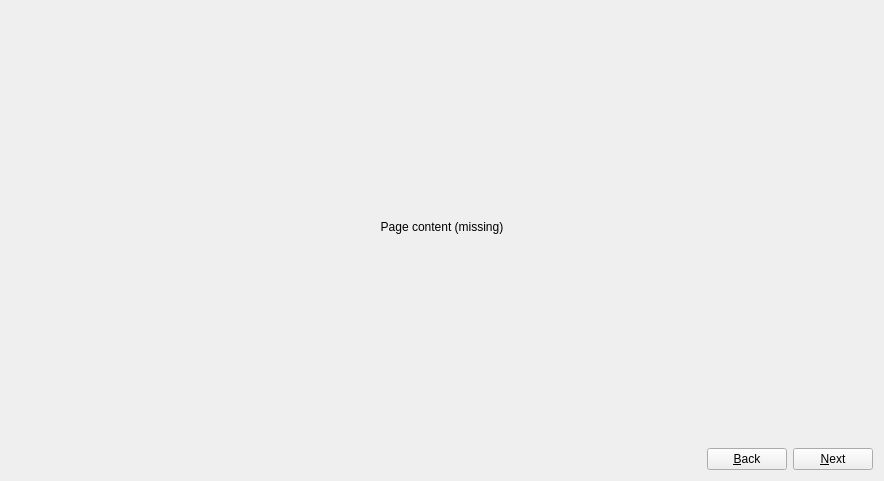
<?xml version="1.0" encoding="UTF-8"?>
<ui version="4.0">
 <author>Stefan Hundhammer</author>
 <class>WizardPage</class>
 <widget class="QWidget" name="WizardPage">
  <property name="geometry">
   <rect>
    <x>0</x>
    <y>0</y>
    <width>884</width>
    <height>481</height>
   </rect>
  </property>
  <property name="windowTitle">
   <string>Form</string>
  </property>
  <layout class="QVBoxLayout" name="verticalLayout">
   <item>
    <spacer name="contentVSpacerTop">
     <property name="orientation">
      <enum>Qt::Vertical</enum>
     </property>
     <property name="sizeHint" stdset="0">
      <size>
       <width>20</width>
       <height>200</height>
      </size>
     </property>
    </spacer>
   </item>
   <item>
    <widget class="QLabel" name="pageContentLabel">
     <property name="text">
      <string>Page content (missing)</string>
     </property>
     <property name="alignment">
      <set>Qt::AlignCenter</set>
     </property>
    </widget>
   </item>
   <item>
    <spacer name="contentVSpacerBottom">
     <property name="orientation">
      <enum>Qt::Vertical</enum>
     </property>
     <property name="sizeHint" stdset="0">
      <size>
       <width>20</width>
       <height>199</height>
      </size>
     </property>
    </spacer>
   </item>
   <item>
    <layout class="QHBoxLayout" name="horizontalLayout">
     <item>
      <spacer name="buttonBoxHSpacer">
       <property name="orientation">
        <enum>Qt::Horizontal</enum>
       </property>
       <property name="sizeHint" stdset="0">
        <size>
         <width>40</width>
         <height>20</height>
        </size>
       </property>
      </spacer>
     </item>
     <item>
      <layout class="QHBoxLayout" name="buttonBoxLayout">
       <item>
        <widget class="QPushButton" name="backButton">
         <property name="text">
          <string>&amp;Back</string>
         </property>
        </widget>
       </item>
       <item>
        <widget class="QPushButton" name="nextButton">
         <property name="text">
          <string>&amp;Next</string>
         </property>
         <property name="autoDefault">
          <bool>false</bool>
         </property>
        </widget>
       </item>
      </layout>
     </item>
    </layout>
   </item>
  </layout>
  <action name="actionNext">
   <property name="text">
    <string>Next</string>
   </property>
   <property name="shortcut">
    <string>F10</string>
   </property>
  </action>
  <action name="actionBack">
   <property name="text">
    <string>Back</string>
   </property>
   <property name="shortcut">
    <string>F9</string>
   </property>
  </action>
 </widget>
 <resources/>
 <connections>
  <connection>
   <sender>nextButton</sender>
   <signal>clicked()</signal>
   <receiver>actionNext</receiver>
   <slot>trigger()</slot>
   <hints>
    <hint type="sourcelabel">
     <x>833</x>
     <y>458</y>
    </hint>
    <hint type="destinationlabel">
     <x>-1</x>
     <y>-1</y>
    </hint>
   </hints>
  </connection>
  <connection>
   <sender>backButton</sender>
   <signal>clicked()</signal>
   <receiver>actionBack</receiver>
   <slot>trigger()</slot>
   <hints>
    <hint type="sourcelabel">
     <x>748</x>
     <y>458</y>
    </hint>
    <hint type="destinationlabel">
     <x>-1</x>
     <y>-1</y>
    </hint>
   </hints>
  </connection>
 </connections>
</ui>
